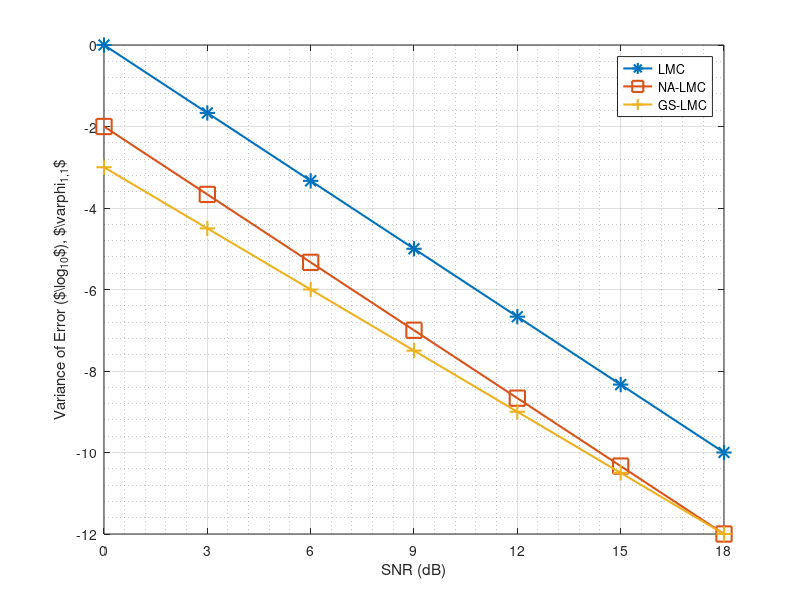

The MATLAB source for this figure: (Note: this script raises an error after producing the figure.)
close all
clearvars
clc

%% Create dummy arrays


snr_axis = [0, 3, 6, 9, 12, 15, 18];

numSnr = numel(snr_axis);

baseline_1 = linspace(0, -10, numSnr);
baseline_2 = linspace(-2, -12, numSnr);
algorithm  = linspace(-3, -12, numSnr);

hfig = figure;
plot(snr_axis, baseline_1, '-*', 'MarkerSize', 11, 'LineWidth', 1.5, 'DisplayName', 'LMC'); hold on;
plot(snr_axis, baseline_2, '-s', 'MarkerSize', 11,  'LineWidth', 1.5, 'DisplayName', 'NA-LMC');
plot(snr_axis, algorithm,  '-+','MarkerSize', 11, 'LineWidth', 1.5, 'DisplayName', 'GS-LMC');
grid on; grid minor;
xlabel('SNR (dB)');
ylabel('Variance of Error ($\log_{10}$), $\varphi_{1,1}$');
xlim([0, snr_axis(end)]);
xticks(snr_axis);
legend('show');

fname = "voe";
makeNiceFigure(hfig, fname);
%% Helper

function [] = makeNiceFigure(hfig, fname)

picturewidth = 22; % set this parameter and keep it forever
hw_ratio = 0.65; % feel free to play with this ratio
set(findall(hfig,'-property','FontSize'),'FontSize',21) % adjust fontsize to your document

set(findall(hfig,'-property','Box'),'Box','off') % optional
set(findall(hfig,'-property','Interpreter'),'Interpreter','latex') 
set(findall(hfig,'-property','TickLabelInterpreter'),'TickLabelInterpreter','latex')
set(hfig,'Units','centimeters','Position',[3 3 picturewidth hw_ratio*picturewidth])
pos = get(hfig,'Position');
set(hfig,'PaperPositionMode','Auto','PaperUnits','centimeters','PaperSize',[pos(3), pos(4)])
%print(hfig,fname,'-dpdf','-painters','-fillpage')
print(hfig, fname,'-dpng','-painters')

end